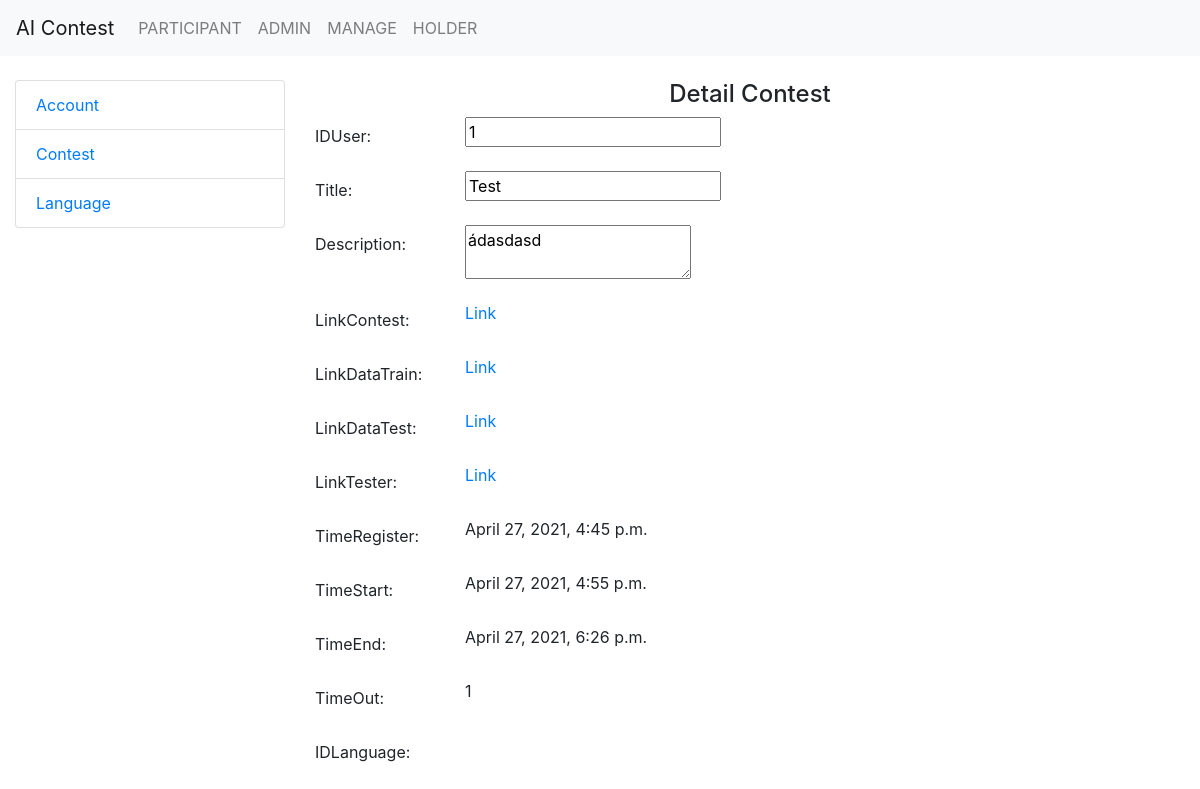
The page /contest/detail-contest/1/ (signed in) on the database its author committed.
### ContestAdmin/models.py (models this page shows)
class Contest(models.Model):
    IDUser = models.CharField(max_length=100)
    Title = models.TextField()
    Description = models.TextField()
    LinkContest = models.CharField(max_length=100)
    LinkDataTrain = models.CharField(max_length=100)
    LinkDataTest = models.CharField(max_length=100)
    LinkTester = models.CharField(max_length=100)
    TimeRegister = models.DateTimeField()
    TimeStart = models.DateTimeField()
    TimeEnd = models.DateTimeField()
    TimeOut = models.IntegerField()
    IDLanguage = models.CharField(max_length=100, null=True, blank=True)

### ContestAdmin/views.py (the view)
# urls.py: path('contest/detail-contest/<int:pk>/',  views.detailContest, name='detailContest'),
def detailContest(request, pk):
    if request.user.is_superuser:
        icontest = Contest.objects.get(pk=pk)
        url = static('contest/a.pdf')
        icontest.url = url
        context = {
            'icontest':icontest
        }
        return render(request, 'Contest/detail.html', context=context)
    else:
        return redirect('login')

### ContestAdmin/templates/Contest/detail.html (shortened to what this page needs)
{% extends 'base/base.html' %}
{% load static %}
{% block content %}
<h4 class="text-center">Detail Contest</h4>
        <div class="form-group row">
            <label class="col-sm-2 col-form-label" for="pk" >IDUser:</label>
            <div class="col-sm-10">
            <input type="text" value= {{icontest.pk}} readonly>
            </div>
        </div>
        <div class="form-group row">
            <label class="col-sm-2 col-form-label" for="pk" >Title:</label>
            <div class="col-sm-10">
            <input type="text" value= {{icontest.Title}} readonly>
            </div>
        </div>
        <div class="form-group row">
            <label class="col-sm-2 col-form-label" for="pk" >Description:</label>
            <div class="col-sm-10">
                <textarea type="text" value= {{icontest.Description}} readonly >{{icontest.Description}}</textarea>
            </div>
        </div>
        <div class="form-group row">
            <label class="col-sm-2 col-form-label" for="pk" >LinkContest:</label>
            <div class="col-sm-10">
                <a href={{icontest.LinkContest}} class="" target="_blank">Link</a>
            </div>
        </div>
        <div class="form-group row">
            <label class="col-sm-2 col-form-label" for="pk" >LinkDataTrain:</label>
            <div class="col-sm-10">
                <a href={{icontest.LinkDataTrain}} class="" target="_blank">Link</a>
            </div>
        </div>
        <div class="form-group row">
            <label class="col-sm-2 col-form-label" for="pk" >LinkDataTest:</label>
            <div class="col-sm-10">
                <a href={{icontest.LinkDataTest}} class="" target="_blank">Link</a>
            </div>
        </div>
        <div class="form-group row">
            <label class="col-sm-2 col-form-label" for="pk" >LinkTester:</label>
            <div class="col-sm-10">
                <a href={{icontest.LinkTester}} class="" target="_blank">Link</a>
            </div>
        </div>
        <div class="form-group row">
            <label class="col-sm-2 col-form-label" for="pk" >TimeRegister:</label>
            <div class="col-sm-10">
            {{icontest.TimeRegister}}
            </div>
        </div>
        <div class="form-group row">
            <label class="col-sm-2 col-form-label" for="pk" >TimeStart:</label>
            <div class="col-sm-10">
            {{icontest.TimeStart}}
            </div>
        </div>
        <div class="form-group row">
            <label class="col-sm-2 col-form-label" for="pk" >TimeEnd:</label>
            <div class="col-sm-10">
            {{icontest.TimeEnd}}
            </div>
        </div>
        <div class="form-group row">
            <label class="col-sm-2 col-form-label" for="pk" >TimeOut:</label>
            <div class="col-sm-10">
            {{icontest.TimeOut}}
            </div>
        </div>
        <div class="form-group row">
            <label class="col-sm-2 col-form-label" for="pk" >IDLanguage:</label>
            <div class="col-sm-10">
            </div>
        </div>
{% endblock content %}

### rows shown on the page
Contest: pk "1", Title "Test", Description "ádasdasd", TimeRegister "April 27, 2021, 4:45 p.m.", TimeStart "April 27, 2021, 4:55 p.m.", TimeEnd "April 27, 2021, 6:26 p.m.", TimeOut "1"
